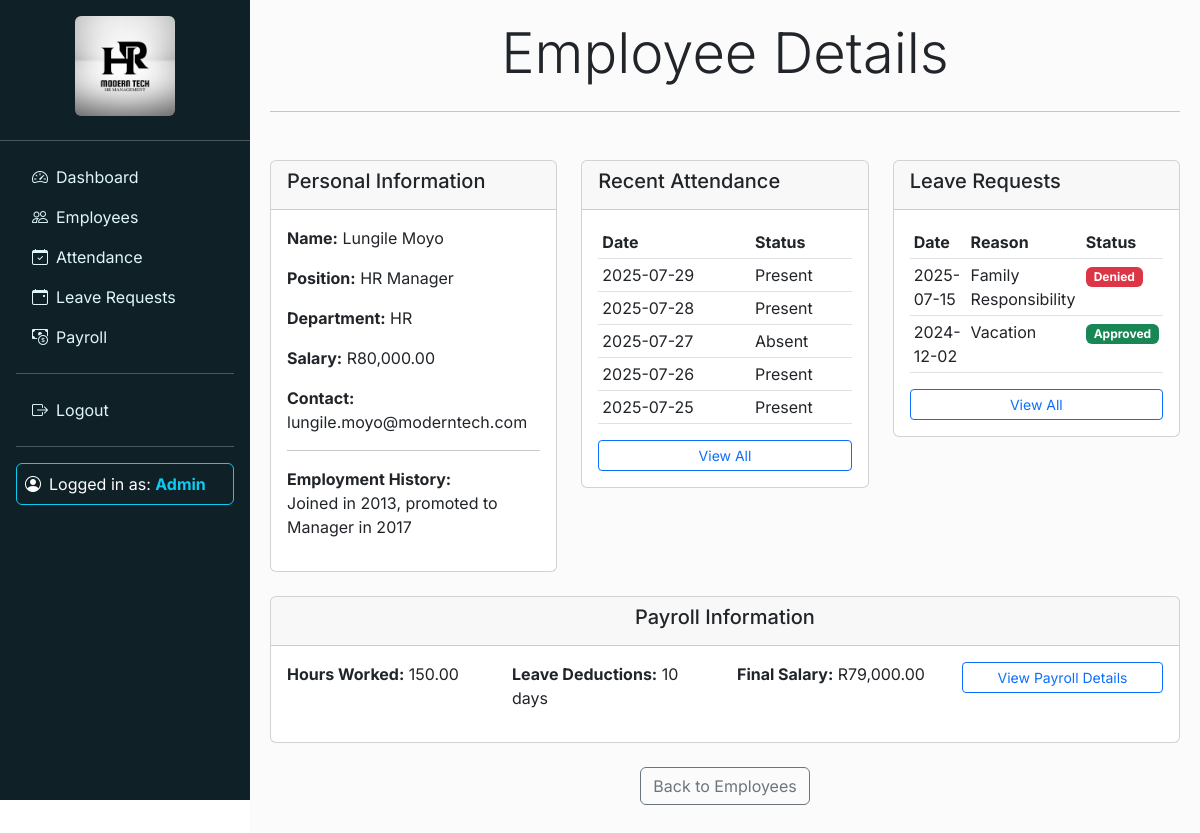
Page /employee_details.php?id=2 (signed in) on the committed database.
### tables this page shows
CREATE TABLE employees (
    employee_id INT AUTO_INCREMENT PRIMARY KEY,
    name VARCHAR(100) NOT NULL,
    position VARCHAR(100),
    department VARCHAR(50),
    salary DECIMAL(10,2),
    employment_history TEXT,
    contact VARCHAR(100)
);

CREATE TABLE attendance (
    id INT AUTO_INCREMENT PRIMARY KEY,
    employee_id INT,
    date DATE,
    status ENUM('Present', 'Absent'),
    FOREIGN KEY (employee_id) REFERENCES employees(employee_id) ON DELETE CASCADE
);

CREATE TABLE leave_requests (
    id INT AUTO_INCREMENT PRIMARY KEY,
    employee_id INT,
    date DATE,
    reason VARCHAR(255),
    status ENUM('Approved', 'Denied', 'Pending'),
    FOREIGN KEY (employee_id) REFERENCES employees(employee_id) ON DELETE CASCADE
);

CREATE TABLE payroll (
    id INT AUTO_INCREMENT PRIMARY KEY,
    employee_id INT,
    hours_worked DECIMAL(5,2),
    leave_deductions INT,
    final_salary DECIMAL(10,2),
    FOREIGN KEY (employee_id) REFERENCES employees(employee_id) ON DELETE CASCADE
);

### employee_details.php (the view, shortened to what this page needs)
<?php
require_once 'db.php';
require_once 'header.php';
$employeeId = $_GET['id'] ?? 0;
$stmt = $pdo->prepare("SELECT * FROM employees WHERE employee_id = ?");
$stmt->execute([$employeeId]);
$employee = $stmt->fetch(PDO::FETCH_ASSOC);
$attendanceStmt = $pdo->prepare("SELECT * FROM attendance WHERE employee_id = ? ORDER BY date DESC LIMIT 5");
$attendanceStmt->execute([$employeeId]);
$leaveStmt = $pdo->prepare("SELECT * FROM leave_requests WHERE employee_id = ? ORDER BY date DESC");
$leaveStmt->execute([$employeeId]);
$payrollStmt = $pdo->prepare("SELECT * FROM payroll WHERE employee_id = ?");
$payrollStmt->execute([$employeeId]);
$payroll = $payrollStmt->fetch(PDO::FETCH_ASSOC);
?>
<h2 class="text-center display-4 mb-4">Employee Details</h2>
<hr class="mb-5">
<div class="row mt-4">
    <div class="col-md-4">
        <div class="card">
            <div class="card-header">
                <h5 class="card-title">Personal Information</h5>
            </div>
            <div class="card-body">
                <p><strong>Name:</strong> <?php echo htmlspecialchars($employee['name']); ?></p>
                <p><strong>Position:</strong> <?php echo htmlspecialchars($employee['position']); ?></p>
                <p><strong>Department:</strong> <?php echo htmlspecialchars($employee['department']); ?></p>
                <p><strong>Salary:</strong> R<?php echo number_format($employee['salary'], 2); ?></p>
                <p><strong>Contact:</strong> <?php echo htmlspecialchars($employee['contact']); ?></p>
                <hr>
                <p><strong>Employment History:</strong><br><?php echo htmlspecialchars($employee['employment_history']); ?></p>
            </div>
        </div>
    </div>
    <div class="col-md-4">
        <div class="card">
            <div class="card-header">
                <h5 class="card-title">Recent Attendance</h5>
            </div>
            <div class="card-body">
                <table class="table table-sm">
                    <thead>
                        <tr>
                            <th>Date</th>
                            <th>Status</th>
                        </tr>
                    </thead>
                    <tbody>
                        <?php while ($attendance = $attendanceStmt->fetch(PDO::FETCH_ASSOC)): ?>
                            <tr>
                                <td><?php echo $attendance['date']; ?></td>
                                <td class="<?php echo $attendance['status'] == 'Present' ? 'attendance-present' : 'attendance-absent'; ?>">
                                    <?php echo $attendance['status']; ?>
                                </td>
                            </tr>
                        <?php endwhile; ?>
                    </tbody>
                </table>
                <a href="attendance.php?employee_id=<?php echo $employeeId; ?>" class="btn btn-sm btn-outline-primary w-100">View All</a>
            </div>
        </div>
    </div>
    <div class="col-md-4">
        <div class="card">
            <div class="card-header">
                <h5 class="card-title">Leave Requests</h5>
            </div>
            <div class="card-body">
                <table class="table table-sm">
                    <thead>
                        <tr>
                            <th>Date</th>
                            <th>Reason</th>
                            <th>Status</th>
                        </tr>
                    </thead>
                    <tbody>
                        <?php while ($leave = $leaveStmt->fetch(PDO::FETCH_ASSOC)): ?>
                            <tr>
                                <td><?php echo $leave['date']; ?></td>
                                <td><?php echo htmlspecialchars($leave['reason']); ?></td>
                                <td>
                                    <span class="badge bg-<?php echo $leave['status'] == 'Approved' ? 'success' : ($leave['status'] == 'Denied' ? 'danger' : 'warning'); ?>">
                                        <?php echo $leave['status']; ?>
                                    </span>
                                </td>
                            </tr>
                        <?php endwhile; ?>
                    </tbody>
                </table>
                <a href="leave.php?employee_id=<?php echo $employeeId; ?>" class="btn btn-sm btn-outline-primary w-100">View All</a>
            </div>
        </div>
    </div>
</div>
<?php if ($payroll): ?>
<div class="row mt-4">
    <div class="col-md-12">
        <div class="card">
            <div class="card-header">
                <h5 class="card-title text-center">Payroll Information</h5>
            </div>
            <div class="card-body">
                <div class="row">
                    <div class="col-md-3">
                        <p><strong>Hours Worked:</strong> <?php echo $payroll['hours_worked']; ?></p>
                    </div>
                    <div class="col-md-3">
                        <p><strong>Leave Deductions:</strong> <?php echo $payroll['leave_deductions']; ?> days</p>
                    </div>
                    <div class="col-md-3">
                        <p><strong>Final Salary:</strong> R<?php echo number_format($payroll['final_salary'], 2); ?></p>
                    </div>
                    <div class="col-md-3">
                        <a href="payroll.php?employee_id=<?php echo $employeeId; ?>" class="btn btn-sm btn-outline-primary w-100">View Payroll Details</a>
                    </div>
                </div>
            </div>
        </div>
    </div>
</div>
<?php endif; ?>
<div class="mt-4 text-center mb-4">
    <a href="employees.php" class="btn btn-outline-secondary">Back to Employees</a>
</div>
<?php require_once 'footer.php'; ?>

### header.php (style rules this page uses)
body { margin: 0; padding: 0; overflow-x: hidden; font-family: 'Inter', sans-serif; }
.attendance-present { color: green; }
.attendance-absent { color: red; }
strong { font-weight: 700; }

### rows in the picture
employees: name "Lungile Moyo", position "HR Manager", department "HR", salary "80,000.00", contact "lungile.moyo@moderntech.com", employment_history "Joined in 2013, promoted to Manager in 2017"
attendance: date "2025-07-29", status "Present"
attendance: date "2025-07-28", status "Present"
attendance: date "2025-07-27", status "Absent"
attendance: date "2025-07-26", status "Present"
attendance: date "2025-07-25", status "Present"
leave_requests: date "2025-07-15", reason "Family Responsibility", status "Denied"
leave_requests: date "2024-12-02", reason "Vacation", status "Approved"
payroll: hours_worked "150.00", leave_deductions "10", final_salary "79,000.00"
